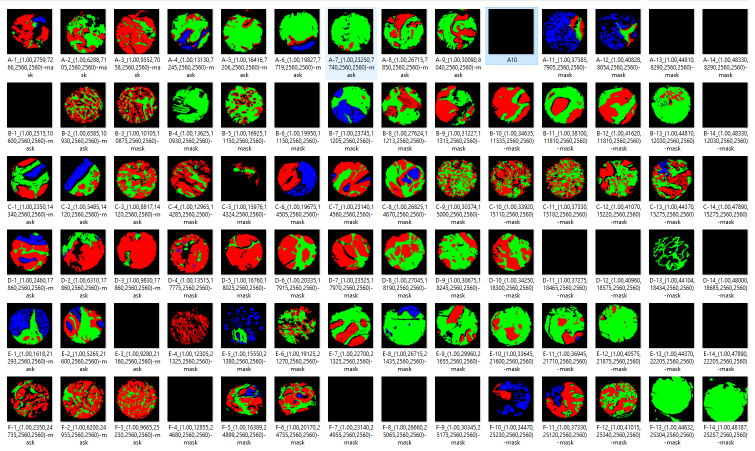
#> input picture Mascaras originales.png, 1510 x 901 px, given in place of Mascaras originales-Necrosis.png, which was not available (shown at 1/2 size)
$ python Multiclass-Results.py   (older library calls are emulated)
#> lines starting #> are read from the running program, lines starting #| are printed output that depends on the picture; long printed decimals are rounded; pictures that were not available may be replaced by others from this repository, and a replacement may not be noted
# -*- coding: utf-8 -*-
"""
Created on Wed Feb 12 14:48:30 2020

@author: egarciamarcos
"""

id2code = {0: (0, 0, 0),
           1: (255, 0, 0),
           2: (0, 255, 0),
           3: (0, 0, 255)}

def rgb_to_singleLayer(rgb_image, colormap = id2code):
    '''Function to one hot encode RGB mask labels
        Inputs:
            rgb_image - image matrix (eg. 256 x 256 x 3 dimension numpy ndarray)
            colormap - dictionary of color to label id
        Output: One hot encoded image of dimensions (height x width x num_classes) where num_classes = len(colormap)
    '''
    num_classes = len(colormap)
    shape = rgb_image.shape[:2]
    encoded_image = np.zeros( shape, dtype=np.int8 )
    for i, cls in enumerate(colormap):
        encoded_image[:,:] = encoded_image + i*( np.all(rgb_image.reshape( (-1,3) ) == colormap[i], axis=1).reshape(shape[:2]))
    return encoded_image

import os
import glob
from skimage import io
from skimage.color import rgb2hed
import numpy as np

import pandas as pd

names = []
values = []

imagesDir = 'C:/Users/egarciamarcos/Desktop/Run3/HE-CK-645/Pruebas/Cores'

lista = glob.glob(os.path.join(imagesDir,'*.png'))

# file = open(os.path.join(imagesDir,'Results.txt'),'w')
# file.write('Core \t Dice\n')

for i in lista:
    name = os.path.basename(i)

    # old_mask = io.imread(os.path.join(imagesDir,'Tumor',name[:-4]+'-Tumor.png' ))
    # stromaMask = io.imread(os.path.join(imagesDir,'Stroma',name[:-4]+'-Stroma.png'),as_gray=True)
    necrosisMask = io.imread(os.path.join(imagesDir,'Necrosis',name[:-4]+'-Necrosis.png'), as_gray=True)
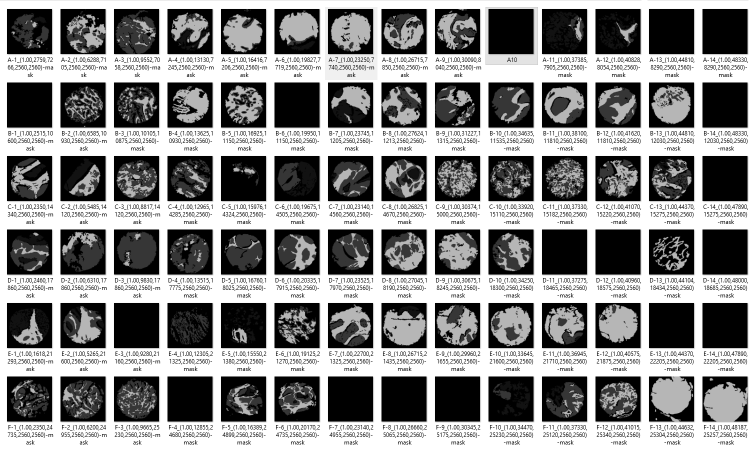
#> necrosisMask: shape (901, 1510) float64 (shown at 1/2 size); min 0, max 1, mean 0.546
    # old_mask = (stromaMask + necrosisMask)
    old_mask = necrosisMask
    old_mask = old_mask/ np.max(old_mask)

    new_mask = io.imread(os.path.join(imagesDir,name),as_gray = False)

    single_layer = rgb_to_singleLayer(new_mask)
#> in rgb_to_singleLayer, `num_classes = len(colormap)`: num_classes = 4
#> the loop in rgb_to_singleLayer, `for i, cls in enumerate(colormap):` made 4 passes
#> after the loop in rgb_to_singleLayer, `for i, cls in enumerate(colormap):`:
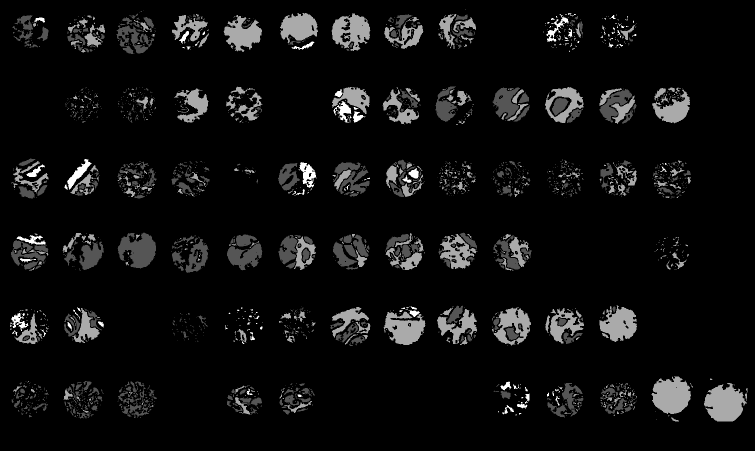
#> encoded_image: shape (901, 1510) int8 (shown at 1/2 size); min 0, max 3, mean 0.178; drawn with min black and max white

    # new_mask = np.array((new_mask>127), dtype=np.uint8)

    Dice = 2*np.sum(old_mask[single_layer==3] / (np.sum(old_mask) + np.sum(np.array(single_layer==3, dtype=np.float))))
#> Dice = 0.00167
    if not Dice==0 and not np.isnan(Dice):
        names.append(name)
        values.append(Dice)
    #file.write((name+'\t'+str(Dice)+'\n'))
    print(Dice)
#| 0.001673


dt = {'name':names, 'Dice':values}
#> dt = {'name': ['Mascaras originales.png'], 'Dice': [0.00167]}
data = pd.DataFrame(dt)
#> data = table of 1 rows and 2 columns

# data.boxplot()
# data.plot.bar()

data.sort_values(by='Dice')

trainingSet =[]
trainingList = ['A-1_','A-2_','A-3_', 'B-1_','B-2_','B-3_', 'C-1_','C-2_','C-3_',
                'D-1_','D-2_','D-3_', 'E-1_','E-2_','E-3_', 'F-1_','F-2_','F-3_']
for i in trainingList:
    if not data[data.name.str.contains(i)].Dice.values.size == 0:
        trainingSet.append( data[data.name.str.contains(i)].Dice.values )
#> after the loop, trainingSet = []

validationSet=[]
validationList = ['A-4','A-5','A-6', 'B-4','B-5','B-6', 'C-4','C-5','C-6',
                'D-4','D-5','D-6', 'E-4','E-5','E-6', 'F-4','F-5','F-6']
for i in validationList:
    if not data[data.name.str.contains(i)].Dice.values.size == 0:
        validationSet.append( data[data.name.str.contains(i)].Dice.values )
#> after the loop, validationSet = []

testSet=[]
testList = ['A-7', 'A-8', 'A-9', 'A-10', 'A-11', 'A-12', 'A-13', 'A-14',
            'B-7', 'B-8', 'B-9', 'B-10', 'B-11', 'B-12', 'B-13', 'B-14'
            'C-7', 'C-8', 'C-9', 'C-10', 'C-11', 'C-12', 'C-13', 'C-14'
            'D-7', 'D-8', 'D-9', 'D-10', 'D-11', 'D-12', 'D-13', 'D-14'
            'E-7', 'E-8', 'E-9', 'E-10', 'E-11', 'E-12', 'E-13', 'E-14'
            'F-7', 'F-8', 'F-9', 'F-10', 'F-11', 'F-12', 'F-13', 'F-14']
for i in testList:
    if not data[data.name.str.contains(i)].Dice.values.size == 0:
        testSet.append( data[data.name.str.contains(i)].Dice.values )
#> after the loop, testSet = []

import matplotlib.pyplot as plt

plt.boxplot([np.array(trainingSet),np.array(validationSet),np.array(testSet)])
plt.xticks([1, 2, 3], ['Training', 'Validation', 'Test'])
plt.ylabel('Dice')
plt.show()
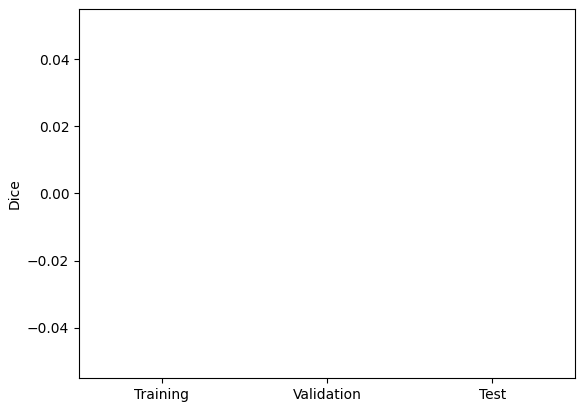
#> figure drawn by matplotlib, 1 panel


#> (the run stopped early here; a loop or call above may not have finished)
